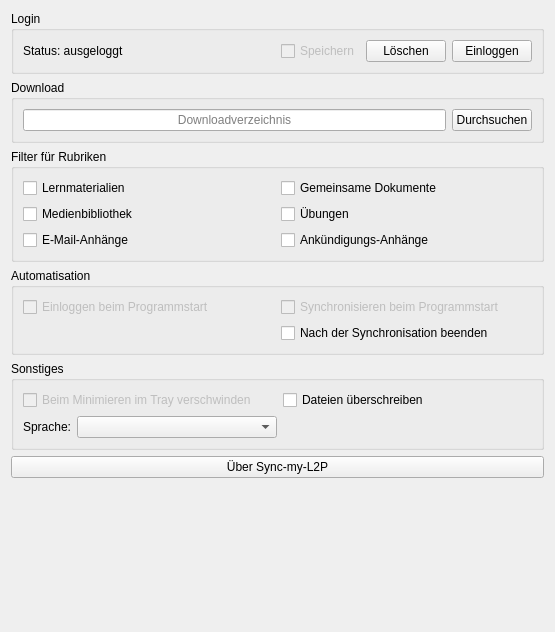
<?xml version="1.0" encoding="UTF-8"?>
<ui version="4.0">
 <class>Options</class>
 <widget class="QWidget" name="Options">
  <property name="geometry">
   <rect>
    <x>0</x>
    <y>0</y>
    <width>555</width>
    <height>632</height>
   </rect>
  </property>
  <property name="windowTitle">
   <string notr="true">Form</string>
  </property>
  <layout class="QVBoxLayout" name="verticalLayout">
   <item>
    <widget class="QGroupBox" name="userDataBox">
     <property name="title">
      <string>Login</string>
     </property>
     <layout class="QGridLayout" name="gridLayout_3">
      <item row="1" column="1">
       <widget class="QLabel" name="loginStatusLabel">
        <property name="text">
         <string>Status: ausgeloggt</string>
        </property>
       </widget>
      </item>
      <item row="1" column="2">
       <spacer name="horizontalSpacer">
        <property name="orientation">
         <enum>Qt::Horizontal</enum>
        </property>
        <property name="sizeHint" stdset="0">
         <size>
          <width>40</width>
          <height>20</height>
         </size>
        </property>
       </spacer>
      </item>
      <item row="1" column="3">
       <layout class="QHBoxLayout" name="horizontalLayout">
        <item>
         <widget class="QCheckBox" name="userDataSaveCheckBox">
          <property name="enabled">
           <bool>false</bool>
          </property>
          <property name="text">
           <string>Speichern</string>
          </property>
          <property name="checked">
           <bool>false</bool>
          </property>
         </widget>
        </item>
        <item>
         <widget class="QPushButton" name="loginErasePushButton">
          <property name="enabled">
           <bool>true</bool>
          </property>
          <property name="text">
           <string>Löschen</string>
          </property>
         </widget>
        </item>
        <item>
         <widget class="QPushButton" name="loginPushButton">
          <property name="text">
           <string>Einloggen</string>
          </property>
          <property name="icon">
           <iconset resource="icons/icons.qrc">
            <normaloff>:/icons/login.png</normaloff>:/icons/login.png</iconset>
          </property>
          <property name="default">
           <bool>false</bool>
          </property>
         </widget>
        </item>
       </layout>
      </item>
     </layout>
    </widget>
   </item>
   <item>
    <widget class="QGroupBox" name="downloadFolderBox">
     <property name="title">
      <string>Download</string>
     </property>
     <layout class="QGridLayout" name="gridLayout_5">
      <item row="0" column="0">
       <widget class="QLineEdit" name="downloadFolderlineEdit">
        <property name="alignment">
         <set>Qt::AlignCenter</set>
        </property>
        <property name="placeholderText">
         <string>Downloadverzeichnis</string>
        </property>
       </widget>
      </item>
      <item row="0" column="1">
       <widget class="QPushButton" name="downloadFolderPushButton">
        <property name="text">
         <string>Durchsuchen</string>
        </property>
        <property name="icon">
         <iconset resource="icons/icons.qrc">
          <normaloff>:/icons/downloadDirectory.png</normaloff>:/icons/downloadDirectory.png</iconset>
        </property>
       </widget>
      </item>
     </layout>
    </widget>
   </item>
   <item>
    <widget class="QGroupBox" name="filterOptionsBox">
     <property name="title">
      <string>Filter für Rubriken</string>
     </property>
     <layout class="QGridLayout" name="gridLayout_4">
      <item row="2" column="1">
       <widget class="QCheckBox" name="assignmentsCheckBox">
        <property name="text">
         <string>Übungen</string>
        </property>
        <property name="checked">
         <bool>false</bool>
        </property>
       </widget>
      </item>
      <item row="1" column="0">
       <widget class="QCheckBox" name="learningMaterialsCheckBox">
        <property name="text">
         <string>Lernmaterialien</string>
        </property>
        <property name="checked">
         <bool>false</bool>
        </property>
       </widget>
      </item>
      <item row="2" column="0">
       <widget class="QCheckBox" name="mediaLibrarysCheckBox">
        <property name="text">
         <string>Medienbibliothek</string>
        </property>
        <property name="checked">
         <bool>false</bool>
        </property>
       </widget>
      </item>
      <item row="1" column="1">
       <widget class="QCheckBox" name="sharedDocumentsCheckBox">
        <property name="text">
         <string>Gemeinsame Dokumente</string>
        </property>
        <property name="checked">
         <bool>false</bool>
        </property>
       </widget>
      </item>
      <item row="3" column="0">
       <widget class="QCheckBox" name="emailAttachmentsCheckBox">
        <property name="text">
         <string>E-Mail-Anhänge</string>
        </property>
       </widget>
      </item>
      <item row="3" column="1">
       <widget class="QCheckBox" name="announcementAttachmentsCheckBox">
        <property name="text">
         <string>Ankündigungs-Anhänge</string>
        </property>
       </widget>
      </item>
     </layout>
    </widget>
   </item>
   <item>
    <widget class="QGroupBox" name="automatisationBox">
     <property name="title">
      <string>Automatisation</string>
     </property>
     <layout class="QGridLayout" name="gridLayout_7">
      <item row="0" column="0">
       <widget class="QCheckBox" name="autoLoginOnStartCheckBox">
        <property name="enabled">
         <bool>false</bool>
        </property>
        <property name="text">
         <string>Einloggen beim Programmstart</string>
        </property>
        <property name="checked">
         <bool>false</bool>
        </property>
       </widget>
      </item>
      <item row="0" column="2">
       <widget class="QCheckBox" name="autoSyncOnStartCheckBox">
        <property name="enabled">
         <bool>false</bool>
        </property>
        <property name="text">
         <string>Synchronisieren beim Programmstart</string>
        </property>
       </widget>
      </item>
      <item row="2" column="2">
       <widget class="QCheckBox" name="autoCloseAfterSyncCheckBox">
        <property name="text">
         <string>Nach der Synchronisation beenden</string>
        </property>
       </widget>
      </item>
     </layout>
    </widget>
   </item>
   <item>
    <widget class="QGroupBox" name="misc">
     <property name="title">
      <string>Sonstiges</string>
     </property>
     <layout class="QGridLayout" name="gridLayout">
      <item row="1" column="0">
       <widget class="QCheckBox" name="minimizeInTrayCheckBox">
        <property name="enabled">
         <bool>false</bool>
        </property>
        <property name="text">
         <string>Beim Minimieren im Tray verschwinden</string>
        </property>
        <property name="checked">
         <bool>false</bool>
        </property>
       </widget>
      </item>
      <item row="1" column="1">
       <widget class="QCheckBox" name="overrideFilesCheckBox">
        <property name="toolTip">
         <string>&lt;html&gt;&lt;head/&gt;&lt;body&gt;&lt;p&gt;Wenn im L2P eine neue Version einer Datei vorhanden ist, wird die alte Version auf der Festplatte überschrieben.&lt;/p&gt;&lt;p&gt;&lt;span style=&quot; font-weight:600;&quot;&gt;ACHTUNG:&lt;/span&gt; Beim Überschreiben gehen eigene Änderungen an den Dateien (Kommentare, etc.) verloren.&lt;/p&gt;&lt;/body&gt;&lt;/html&gt;</string>
        </property>
        <property name="text">
         <string>Dateien überschreiben</string>
        </property>
       </widget>
      </item>
      <item row="3" column="0">
       <layout class="QHBoxLayout" name="horizontalLayout_2">
        <item>
         <widget class="QLabel" name="langLabel">
          <property name="sizePolicy">
           <sizepolicy hsizetype="Minimum" vsizetype="Preferred">
            <horstretch>0</horstretch>
            <verstretch>0</verstretch>
           </sizepolicy>
          </property>
          <property name="text">
           <string>Sprache:</string>
          </property>
          <property name="alignment">
           <set>Qt::AlignLeading|Qt::AlignLeft|Qt::AlignVCenter</set>
          </property>
         </widget>
        </item>
        <item>
         <widget class="QComboBox" name="langCB">
          <property name="minimumSize">
           <size>
            <width>200</width>
            <height>0</height>
           </size>
          </property>
         </widget>
        </item>
       </layout>
      </item>
     </layout>
    </widget>
   </item>
   <item>
    <widget class="QPushButton" name="aboutButton">
     <property name="text">
      <string>Über Sync-my-L2P</string>
     </property>
    </widget>
   </item>
   <item>
    <spacer name="verticalSpacer_2">
     <property name="orientation">
      <enum>Qt::Vertical</enum>
     </property>
     <property name="sizeHint" stdset="0">
      <size>
       <width>20</width>
       <height>40</height>
      </size>
     </property>
    </spacer>
   </item>
  </layout>
 </widget>
 <resources>
  <include location="icons/icons.qrc"/>
 </resources>
 <connections/>
</ui>
